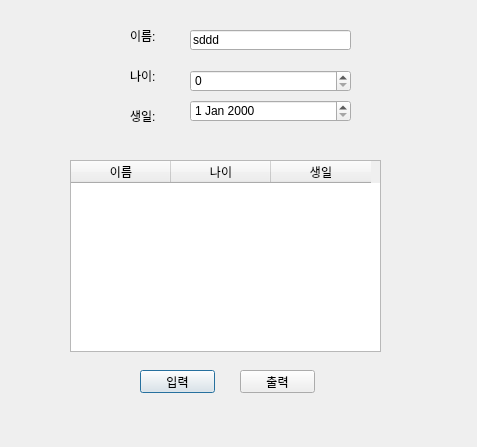
<?xml version="1.0" encoding="UTF-8"?>
<ui version="4.0">
 <class>Dialog</class>
 <widget class="QDialog" name="Dialog">
  <property name="geometry">
   <rect>
    <x>0</x>
    <y>0</y>
    <width>477</width>
    <height>447</height>
   </rect>
  </property>
  <property name="windowTitle">
   <string>Dialog</string>
  </property>
  <widget class="QTableWidget" name="tableWidget">
   <property name="geometry">
    <rect>
     <x>70</x>
     <y>160</y>
     <width>311</width>
     <height>192</height>
    </rect>
   </property>
   <column>
    <property name="text">
     <string>이름</string>
    </property>
   </column>
   <column>
    <property name="text">
     <string>나이</string>
    </property>
   </column>
   <column>
    <property name="text">
     <string>생일</string>
    </property>
   </column>
  </widget>
  <widget class="QPushButton" name="pushButton">
   <property name="geometry">
    <rect>
     <x>140</x>
     <y>370</y>
     <width>75</width>
     <height>23</height>
    </rect>
   </property>
   <property name="text">
    <string>입력</string>
   </property>
  </widget>
  <widget class="QPushButton" name="pushButton2">
   <property name="geometry">
    <rect>
     <x>240</x>
     <y>370</y>
     <width>75</width>
     <height>23</height>
    </rect>
   </property>
   <property name="text">
    <string>출력</string>
   </property>
  </widget>
  <widget class="QLineEdit" name="lineEdit_3">
   <property name="geometry">
    <rect>
     <x>190</x>
     <y>30</y>
     <width>161</width>
     <height>20</height>
    </rect>
   </property>
   <property name="text">
    <string>sddd</string>
   </property>
  </widget>
  <widget class="QLabel" name="label">
   <property name="geometry">
    <rect>
     <x>130</x>
     <y>30</y>
     <width>56</width>
     <height>12</height>
    </rect>
   </property>
   <property name="text">
    <string>이름:</string>
   </property>
  </widget>
  <widget class="QLabel" name="label_2">
   <property name="geometry">
    <rect>
     <x>130</x>
     <y>70</y>
     <width>56</width>
     <height>12</height>
    </rect>
   </property>
   <property name="text">
    <string>나이:</string>
   </property>
  </widget>
  <widget class="QLabel" name="label_3">
   <property name="geometry">
    <rect>
     <x>130</x>
     <y>110</y>
     <width>56</width>
     <height>12</height>
    </rect>
   </property>
   <property name="text">
    <string>생일:</string>
   </property>
  </widget>
  <widget class="QSpinBox" name="spinBox">
   <property name="geometry">
    <rect>
     <x>190</x>
     <y>70</y>
     <width>161</width>
     <height>22</height>
    </rect>
   </property>
  </widget>
  <widget class="QDateEdit" name="dateEdit">
   <property name="geometry">
    <rect>
     <x>190</x>
     <y>100</y>
     <width>161</width>
     <height>22</height>
    </rect>
   </property>
  </widget>
 </widget>
 <resources/>
 <connections/>
</ui>
